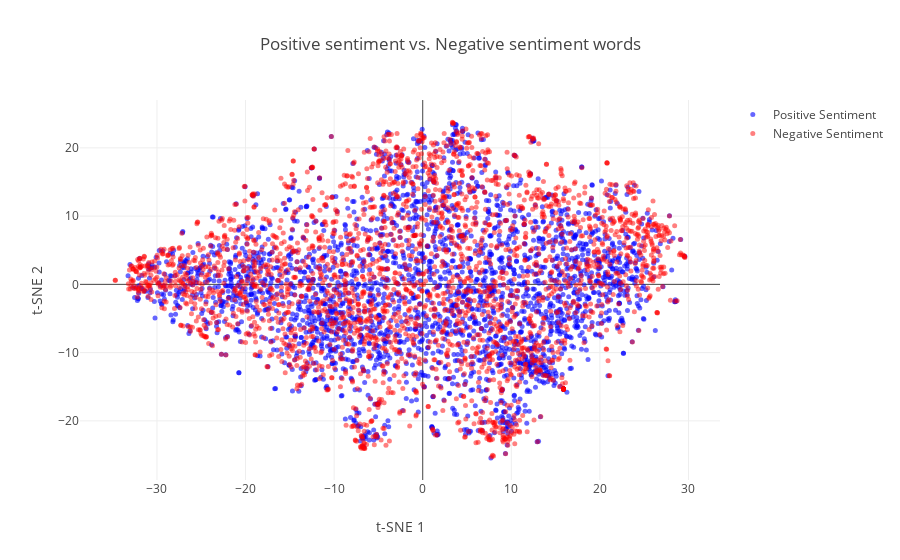

The cell this chart's notebook holds for it:
### Markdown cell above
## Representing the words based on t-SNE:

### Code cell
represent_words(tsne_lessfrequent_exp[:len(exp_lessfrequent_true_vectors)], tsne_lessfrequent_exp[len(exp_lessfrequent_true_vectors):], exp_true_in_lessfrequent5000, exp_false_in_lessfrequent5000)

### Figure 1 — Plotly figure (JSON) as saved in the notebook; plotly's stock layout.template omitted (floating-point values rounded to 4 significant figures; data arrays with more than 128 entries replaced by an {"elided": "..."} marker saying what was removed)
{"data": [{"marker": {"color": "blue", "opacity": 0.6, "size": 5}, "mode": "markers", "name": "Positive Sentiment", "text": {"elided": "2628 str values"}, "type": "scatter", "uid": "8a6325b8-b9de-11ea-af66-a8667f28bda6", "x": {"elided": "2628 float values"}, "y": {"elided": "2628 float values"}}, {"marker": {"color": "red", "opacity": 0.5, "size": 5}, "mode": "markers", "name": "Negative Sentiment", "text": {"elided": "2628 str values"}, "type": "scatter", "uid": "8a68d3be-b9de-11ea-8536-a8667f28bda6", "x": {"elided": "2628 float values"}, "y": {"elided": "2628 float values"}}], "layout": {"hovermode": "closest", "title": "Positive sentiment vs. Negative sentiment words", "xaxis": {"title": "t-SNE 1"}, "yaxis": {"title": "t-SNE 2"}}}
